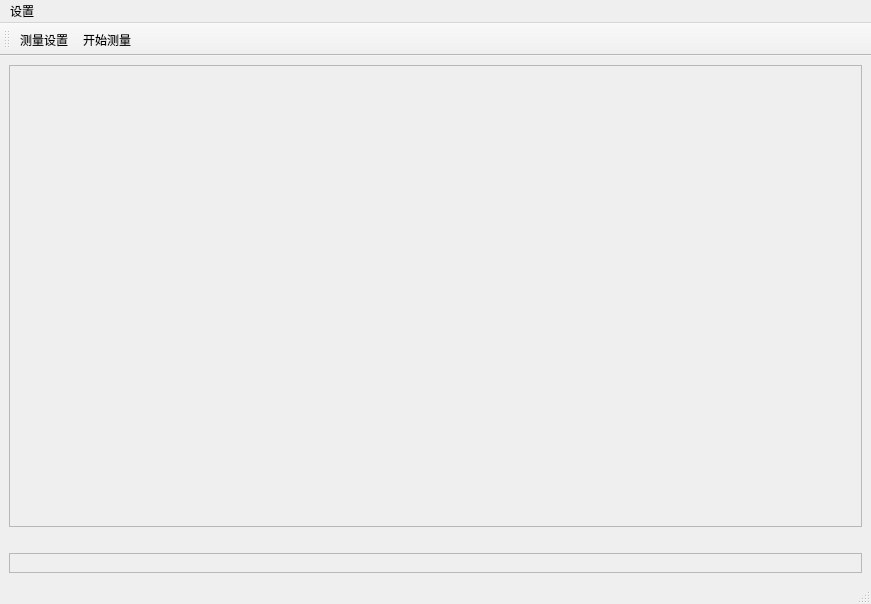
<?xml version="1.0" encoding="UTF-8"?>
<ui version="4.0">
 <class>MyMainWindow</class>
 <widget class="QMainWindow" name="MyMainWindow">
  <property name="geometry">
   <rect>
    <x>0</x>
    <y>0</y>
    <width>871</width>
    <height>604</height>
   </rect>
  </property>
  <property name="windowTitle">
   <string>MainWindow</string>
  </property>
  <widget class="QWidget" name="centralwidget">
   <layout class="QGridLayout" name="gridLayout_3">
    <item row="3" column="0">
     <widget class="QFrame" name="frameMeasure">
      <property name="frameShape">
       <enum>QFrame::StyledPanel</enum>
      </property>
      <property name="frameShadow">
       <enum>QFrame::Raised</enum>
      </property>
      <layout class="QHBoxLayout" name="horizontalLayout"/>
     </widget>
    </item>
    <item row="0" column="0">
     <widget class="QFrame" name="framePlotGroup">
      <property name="sizePolicy">
       <sizepolicy hsizetype="Preferred" vsizetype="Expanding">
        <horstretch>0</horstretch>
        <verstretch>0</verstretch>
       </sizepolicy>
      </property>
      <property name="frameShape">
       <enum>QFrame::StyledPanel</enum>
      </property>
      <property name="frameShadow">
       <enum>QFrame::Raised</enum>
      </property>
      <layout class="QGridLayout" name="gridLayout"/>
     </widget>
    </item>
    <item row="2" column="0">
     <spacer name="horizontalSpacer">
      <property name="orientation">
       <enum>Qt::Horizontal</enum>
      </property>
      <property name="sizeHint" stdset="0">
       <size>
        <width>40</width>
        <height>20</height>
       </size>
      </property>
     </spacer>
    </item>
   </layout>
  </widget>
  <widget class="QMenuBar" name="menubar">
   <property name="geometry">
    <rect>
     <x>0</x>
     <y>0</y>
     <width>871</width>
     <height>22</height>
    </rect>
   </property>
   <widget class="QMenu" name="menu">
    <property name="title">
     <string>设置</string>
    </property>
    <addaction name="actionMeasureConfig"/>
   </widget>
   <addaction name="menu"/>
  </widget>
  <widget class="QStatusBar" name="statusbar"/>
  <widget class="QToolBar" name="toolBar">
   <property name="windowTitle">
    <string>toolBar</string>
   </property>
   <property name="toolButtonStyle">
    <enum>Qt::ToolButtonTextBesideIcon</enum>
   </property>
   <attribute name="toolBarArea">
    <enum>TopToolBarArea</enum>
   </attribute>
   <attribute name="toolBarBreak">
    <bool>false</bool>
   </attribute>
   <addaction name="actionMeasureConfig"/>
   <addaction name="actionStartMeasure"/>
  </widget>
  <action name="actionMeasureConfig">
   <property name="icon">
    <iconset resource="../../../resources/image/image.qrc">
     <normaloff>:/png/images/设置.png</normaloff>:/png/images/设置.png</iconset>
   </property>
   <property name="text">
    <string>测量设置</string>
   </property>
  </action>
  <action name="actionStartMeasure">
   <property name="checkable">
    <bool>true</bool>
   </property>
   <property name="icon">
    <iconset resource="../../../resources/image/image.qrc">
     <normaloff>:/png/images/测量.png</normaloff>:/png/images/测量.png</iconset>
   </property>
   <property name="text">
    <string>开始测量</string>
   </property>
  </action>
 </widget>
 <resources>
  <include location="../../../resources/image/image.qrc"/>
 </resources>
 <connections/>
</ui>
